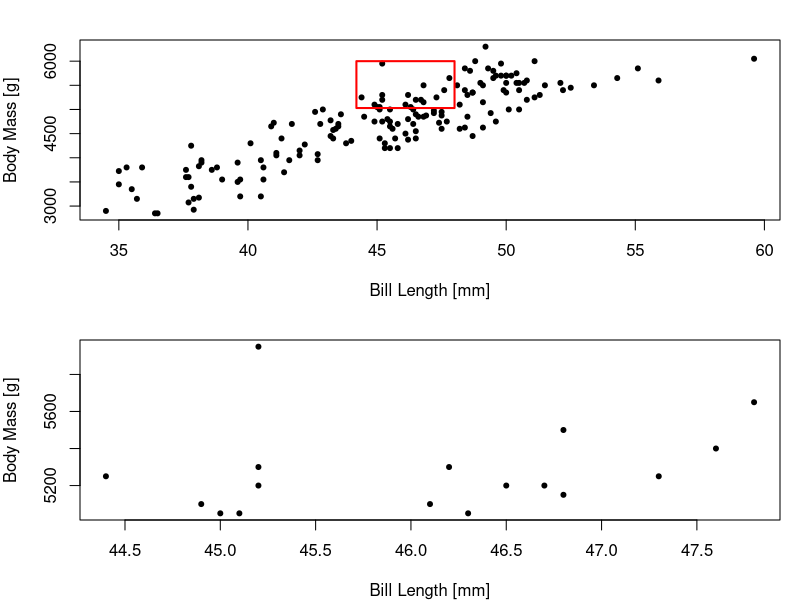
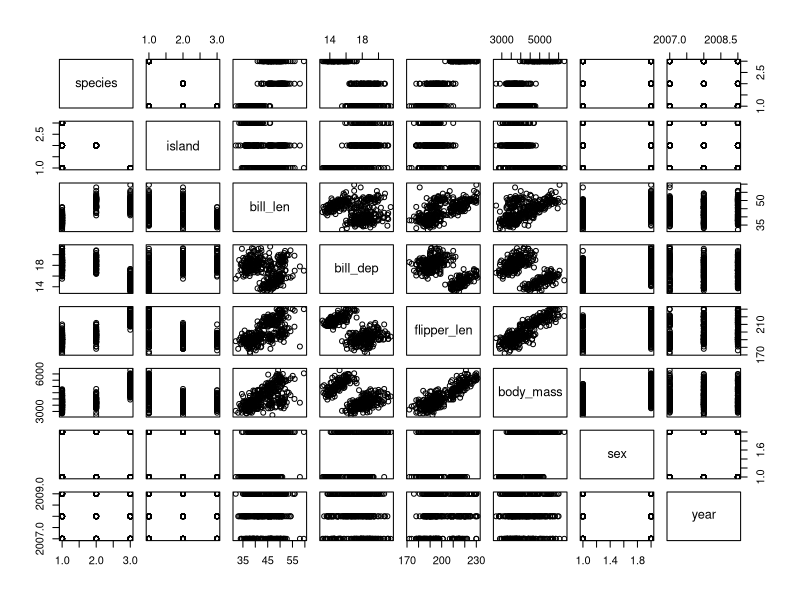
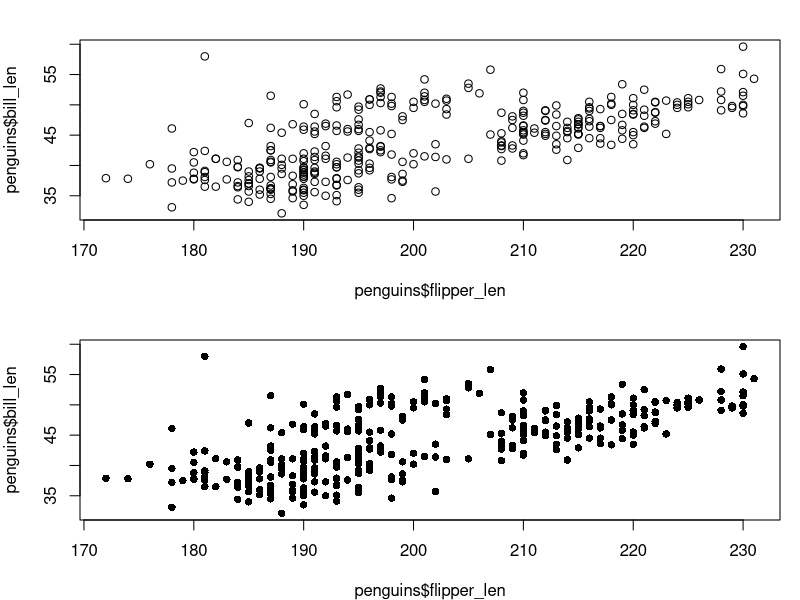
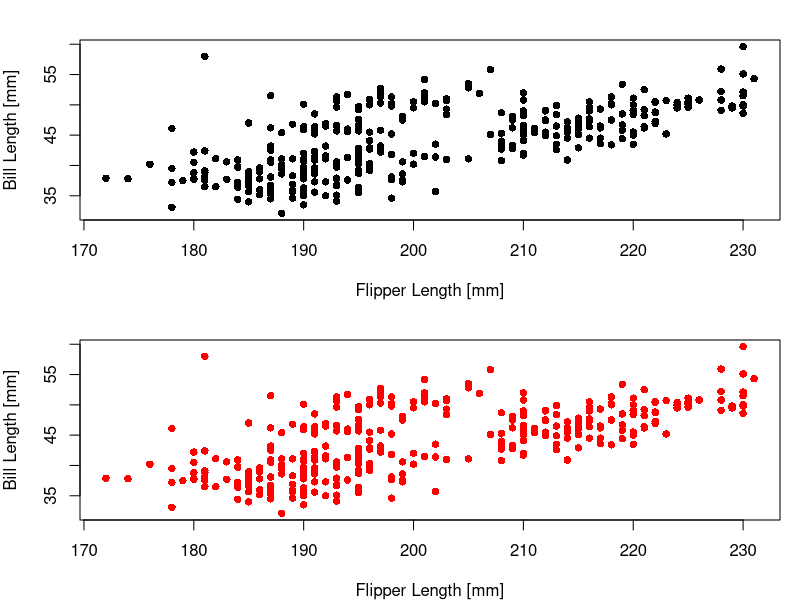
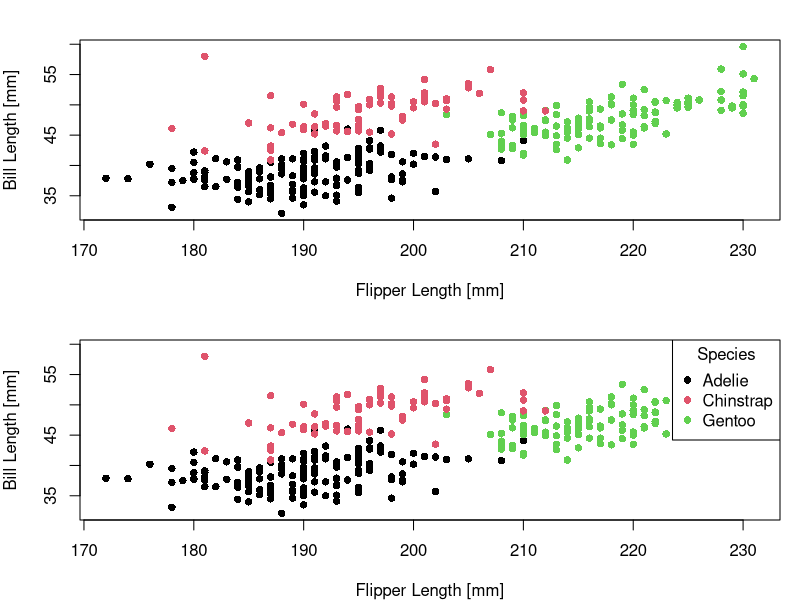
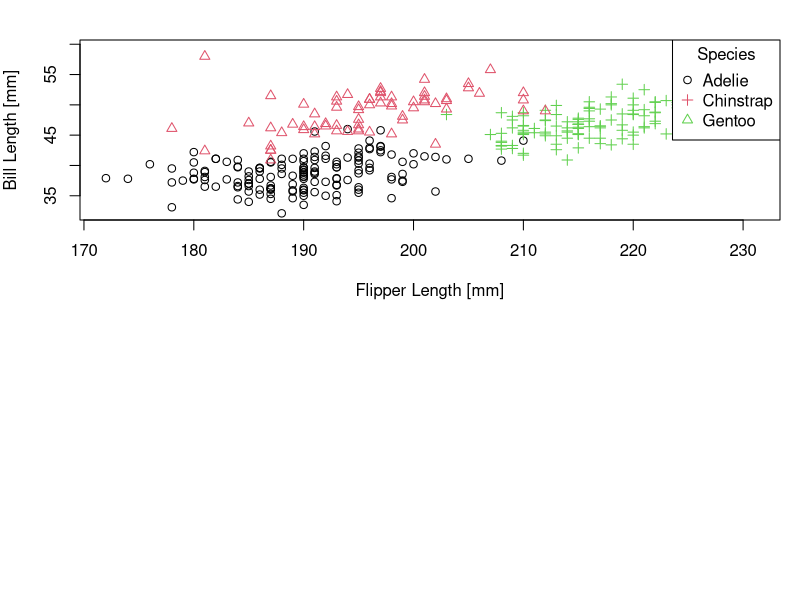
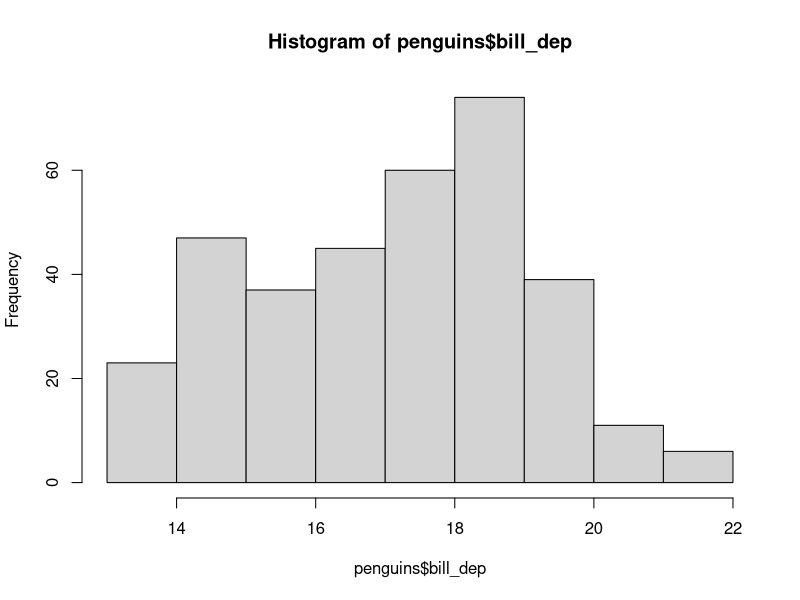
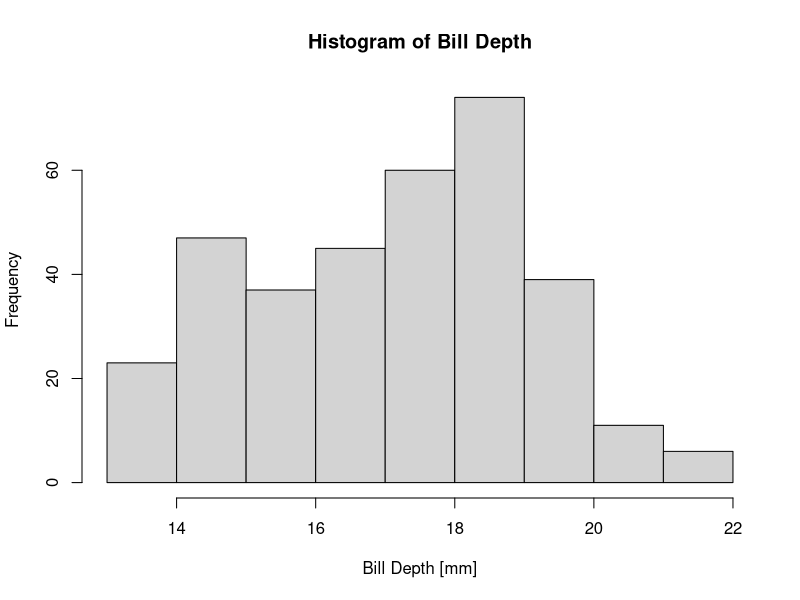

These charts were generated, in order, by the following R code:
## ---- chunk 1
penguins
## ---- chunk 2
class(penguins)
## ---- chunk 3
str(penguins)
## ---- chunk 4
head(penguins)
tail(penguins)
## ---- chunk 5
head(penguins, n = 10)
tail(penguins, n = 10)
## ---- chunk 6
length(penguins)
## ---- chunk 7
dim(penguins)
## ---- chunk 8
penguins[1:6, ]
## ---- chunk 9
1:6
## ---- chunk 10
penguins[c(1, 2, 3, 4, 5, 6), ]
## ---- chunk 11
penguins[seq(1, 6), ]
## ---- chunk 12
i <- 1:6
penguins[i, ]
## ---- chunk 13
penguins[1:10, 1:2]
## ---- chunk 14
penguins[1:10, c("species", "island")]
## ---- chunk 15
summary(penguins)
## ---- chunk 16

unique(penguins$species)

## ---- chunk 17
penguins$species
## ---- chunk 18
table(penguins$species)
## ---- chunk 19
table(penguins$island)
## ---- chunk 20

table(penguins$species, penguins$island)

## ---- chunk 21
penguins_raw
## ---- chunk 22
str(penguins_raw)
## ---- chunk 23
summary(penguins_raw)
## ---- chunk 24
peng_raw <- penguins_raw
head(peng_raw[, 1:3])
## ---- chunk 25
head(peng_raw[, c("studyName", "Sample Number", "Species")])
## ---- chunk 26
names_raw <- c(
  "Species", "Island", "Date Egg", "Culmen Length (mm)", "Culmen Depth (mm)",
  "Flipper Length (mm)", "Body Mass (g)", "Sex"
) 
peng_sel <- peng_raw[, names_raw]
head(peng_sel)
## ---- chunk 27
str(peng_sel)
## ---- chunk 28
names(peng_sel) <- c(
  "species", "island", "year", "bill_len", "bill_dep", 
  "flipper_len", "body_mass","sex"
)
head(peng_sel)
## ---- chunk 29
peng_relocate <- peng_sel[, c(1, 2, 4, 5, 6, 7, 8, 3)]
head(peng_relocate)
## ---- chunk 30

peng_relocate$year

## ---- chunk 31
peng_relocate$year <- format(peng_relocate$year, "%Y")
head(peng_relocate)
## ---- chunk 32
peng_relocate$species <- sub(" .*", "", peng_relocate$species)
peng_relocate$sex <- tolower(peng_relocate$sex) # sex degiskenini kucuk harfe ceviriyoruz 

head(peng_relocate)
## ---- chunk 33
identical(penguins, peng_relocate)
## ---- chunk 34
str(penguins)
## ---- chunk 35
str(peng_relocate)
## ---- chunk 36
peng_relocate$species <- as.factor(peng_relocate$species)
peng_relocate$island <- as.factor(peng_relocate$island)
peng_relocate$flipper_len <- as.integer(peng_relocate$flipper_len)
peng_relocate$body_mass <- as.integer(peng_relocate$body_mass)
peng_relocate$sex <- as.factor(peng_relocate$sex)
peng_relocate$year <- as.integer(peng_relocate$year)

str(peng_relocate)
## ---- chunk 37
identical(penguins, peng_relocate)
## ---- chunk 38
peng_relocate[peng_relocate$island == "Biscoe", ]
## ---- chunk 39
peng_relocate$island == "Biscoe"
## ---- chunk 40
peng_biscoe <- peng_relocate[peng_relocate$island == "Biscoe", ]
head(peng_biscoe)
## ---- chunk 41
summary(peng_biscoe)
## ---- chunk 42
is.na(peng_biscoe$sex)
## ---- chunk 43
peng_biscoe[is.na(peng_biscoe$sex), ]
## ---- chunk 44
peng_biscoe_compl <- peng_biscoe[!is.na(peng_biscoe$sex), ]
head(peng_biscoe_compl)
## ---- chunk 45
summary(peng_biscoe_compl)
## ---- chunk 46

peng_biscoe_filt <- peng_biscoe_compl[
  peng_biscoe_compl$bill_len < 48 & peng_biscoe_compl$body_mass > 5000, 
]
peng_biscoe_filt
## ---- chunk 47
par(mfrow = c(2, 1), mar = c(4, 4, 2, 1)) # mfrow ile grafigi 2 satira bolduk, mar ile margin ayarladik
plot(
  peng_biscoe_compl$bill_len,
  peng_biscoe_compl$body_mass,
  xlab = "Bill Length [mm]",                      # x ekseni basligi
  ylab = "Body Mass [g]",                         # y ekseni basligi
  pch = 20                                        # pch (plot characters) nokta sekli icin
)
rect(                                             # filtreledigimiz degerleri kirmizi bir diktortgen ile belirttik
  xleft = min(peng_biscoe_filt$bill_len) - 0.2 ,  # minimum x ekseni degeri - 0.2
  ybottom = min(peng_biscoe_filt$body_mass) - 20, # minimum y ekseni degeri - 20
  xright = max(peng_biscoe_filt$bill_len) + 0.2,  # maksimum x ekseni degeri + 0.2
  ytop = max(peng_biscoe_filt$body_mass) + 50,    # maksimum y ekseni degeri + 50
  border = "red",                                 # kirmizi rengi 
  lwd = 2                                         # lwd (linewidth) cizgi kalinligi
)
plot(
  peng_biscoe_filt$bill_len, 
  peng_biscoe_filt$body_mass,
  xlab = "Bill Length [mm]",
  ylab = "Body Mass [g]",
  pch = 20
)
## ---- chunk 48
peng_biscoe_compl[peng_biscoe_compl$year %in% c(2008, 2009), ]
## ---- chunk 49

order(peng_relocate$bill_len)

## ---- chunk 50

peng_relocate[order(peng_relocate$bill_len), ]

## ---- chunk 51
sort_by(peng_relocate, peng_relocate$bill_len)
## ---- chunk 52
peng_relocate[order(peng_relocate$bill_len, decreasing = TRUE), ]
peng_relocate[order(-peng_relocate$bill_len), ]

## ---- chunk 53
sort_by(peng_relocate, -peng_relocate$bill_len)
## ---- chunk 54
peng_relocate[order(-peng_relocate$year, -peng_relocate$bill_len), ]
## ---- chunk 55
sort_by(peng_relocate, list(-peng_relocate$year, -peng_relocate$bill_len))
## ---- chunk 56
peng_relocate[!duplicated(peng_relocate$body_mass), ]
## ---- chunk 57
peng_relocate[duplicated(peng_relocate$body_mass), ]

## ---- chunk 58

mean(peng_relocate$bill_len, na.rm = TRUE) # na.rm = TRUE kullanarak ortalama hesaplarken NA degerleri yok sayiyoruz.

## ---- chunk 59
tapply(peng_relocate$bill_len, peng_relocate$species, mean, na.rm = TRUE)
## ---- chunk 60
tapply(peng_relocate$bill_len, peng_relocate$species, function(x) mean(x, na.rm = TRUE))
tapply(peng_relocate$bill_len, peng_relocate$species, \(x) mean(x, na.rm = TRUE))
## ---- chunk 61
tapply(
  peng_relocate$bill_len, 
  list(peng_relocate$species, peng_relocate$island), 
  \(x) mean(x, na.rm = TRUE)
)
## ---- chunk 62
tapply(
  peng_relocate$bill_len, 
  peng_relocate$species, 
  \(x) data.frame(
    mean = mean(x, na.rm = TRUE),
    median = median(x, na.rm = TRUE)
  )
)
## ---- chunk 63
aggregate(
  peng_relocate$bill_len, 
  list(peng_relocate$species, peng_relocate$island), 
  \(x) c(
    mean = mean(x, na.rm = TRUE),
    median = median(x, na.rm = TRUE)
  )
)
## ---- chunk 64
dat_by <- by(
  peng_relocate, 
  list(peng_relocate$species, peng_relocate$island), 
  \(x) data.frame(
    species = x$species[1], # sadece essiz degerleri almasi icin
    island = x$island[1],   # sadece essiz degerleri almasi icin
    mean = mean(x$bill_len, na.rm = TRUE),
    median = median(x$bill_len, na.rm = TRUE)
  )
) 
peng_summ <- do.call(rbind, dat_by)
peng_summ
## ---- chunk 65
plot(penguins)
## ---- chunk 66
plot(penguins$flipper_len, penguins$bill_len)
## ---- chunk 67
plot(penguins$flipper_len, penguins$bill_len, pch = 16)
## ---- chunk 68
plot(
  penguins$flipper_len, 
  penguins$bill_len, 
  pch = 16,
  xlab = "Flipper Length [mm]",
  ylab = "Bill Length [mm]"
)
## ---- chunk 69
plot(
  penguins$flipper_len, 
  penguins$bill_len, 
  col = "red",
  pch = 16,
  xlab = "Flipper Length [mm]",
  ylab = "Bill Length [mm]"
)
## ---- chunk 70
plot(
  penguins$flipper_len, 
  penguins$bill_len, 
  col = penguins$species,
  pch = 16,
  xlab = "Flipper Length [mm]",
  ylab = "Bill Length [mm]"
)
## ---- chunk 71
plot(
  penguins$flipper_len, 
  penguins$bill_len, 
  col = penguins$species,
  pch = 16,
  xlab = "Flipper Length [mm]",
  ylab = "Bill Length [mm]"
)
legend("topright", legend = levels(penguins$species), col = 1:3, pch = 16, title = "Species")
## ---- chunk 72
plot(
  penguins$flipper_len, 
  penguins$bill_len, 
  col = penguins$species,
  pch = as.integer(penguins$species),
  xlab = "Flipper Length [mm]",
  ylab = "Bill Length [mm]"
)
legend(
  "topright", 
  legend = levels(penguins$species),
  col = 1:3, 
  pch = unique(as.integer(penguins$species)), 
  title = "Species"
 )
## ---- chunk 73
#| echo: false
 
dev.off()

## ---- chunk 74
hist(penguins$bill_dep)
## ---- chunk 75
hist(
  penguins$bill_dep, 
  xlab = "Bill Depth [mm]", 
  main = "Histogram of Bill Depth"
)
